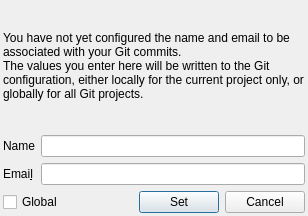
<?xml version="1.0" encoding="UTF-8"?>
<ui version="4.0">
 <class>GitNameEmailDialog</class>
 <widget class="QDialog" name="GitNameEmailDialog">
  <property name="windowModality">
   <enum>Qt::WindowModal</enum>
  </property>
  <property name="geometry">
   <rect>
    <x>0</x>
    <y>0</y>
    <width>308</width>
    <height>216</height>
   </rect>
  </property>
  <property name="sizePolicy">
   <sizepolicy hsizetype="Preferred" vsizetype="Preferred">
    <horstretch>0</horstretch>
    <verstretch>0</verstretch>
   </sizepolicy>
  </property>
  <property name="maximumSize">
   <size>
    <width>16777215</width>
    <height>16777215</height>
   </size>
  </property>
  <property name="windowTitle">
   <string>Git name and email</string>
  </property>
  <property name="locale">
   <locale language="English" country="UnitedStates"/>
  </property>
  <widget class="QWidget" name="layoutWidget">
   <property name="geometry">
    <rect>
     <x>0</x>
     <y>0</y>
     <width>308</width>
     <height>216</height>
    </rect>
   </property>
   <layout class="QGridLayout" name="gridLayout_2">
    <property name="leftMargin">
     <number>3</number>
    </property>
    <property name="topMargin">
     <number>3</number>
    </property>
    <property name="rightMargin">
     <number>3</number>
    </property>
    <property name="bottomMargin">
     <number>3</number>
    </property>
    <item row="0" column="0">
     <widget class="QLabel" name="descriptionLabel">
      <property name="text">
       <string>&lt;html&gt;&lt;head/&gt;&lt;body&gt;&lt;p&gt;You have not yet configured the name and email to be associated with your Git commits.&lt;br/&gt;The values you enter here will be written to the Git configuration, either locally for the current project only, or globally for all Git projects.&lt;/p&gt;&lt;/body&gt;&lt;/html&gt;</string>
      </property>
      <property name="wordWrap">
       <bool>true</bool>
      </property>
     </widget>
    </item>
    <item row="1" column="0">
     <layout class="QGridLayout" name="gridLayout">
      <item row="0" column="0">
       <widget class="QLabel" name="label">
        <property name="text">
         <string>Name</string>
        </property>
        <property name="buddy">
         <cstring>nameEdit</cstring>
        </property>
       </widget>
      </item>
      <item row="0" column="1">
       <widget class="QLineEdit" name="nameEdit"/>
      </item>
      <item row="2" column="1">
       <widget class="QLineEdit" name="emailEdit"/>
      </item>
      <item row="2" column="0">
       <widget class="QLabel" name="label_2">
        <property name="text">
         <string>Emai&amp;l</string>
        </property>
        <property name="buddy">
         <cstring>emailEdit</cstring>
        </property>
       </widget>
      </item>
     </layout>
    </item>
    <item row="3" column="0">
     <layout class="QHBoxLayout" name="horizontalLayout">
      <item>
       <widget class="QCheckBox" name="globalCheckBox">
        <property name="text">
         <string>Global</string>
        </property>
       </widget>
      </item>
      <item>
       <spacer name="horizontalSpacer">
        <property name="orientation">
         <enum>Qt::Horizontal</enum>
        </property>
        <property name="sizeHint" stdset="0">
         <size>
          <width>40</width>
          <height>1</height>
         </size>
        </property>
       </spacer>
      </item>
      <item>
       <widget class="QPushButton" name="submitButton">
        <property name="text">
         <string>Set</string>
        </property>
        <property name="default">
         <bool>true</bool>
        </property>
       </widget>
      </item>
      <item>
       <widget class="QPushButton" name="cancelButton">
        <property name="text">
         <string>Cancel</string>
        </property>
        <property name="autoDefault">
         <bool>false</bool>
        </property>
       </widget>
      </item>
     </layout>
    </item>
   </layout>
  </widget>
 </widget>
 <resources/>
 <connections/>
</ui>
